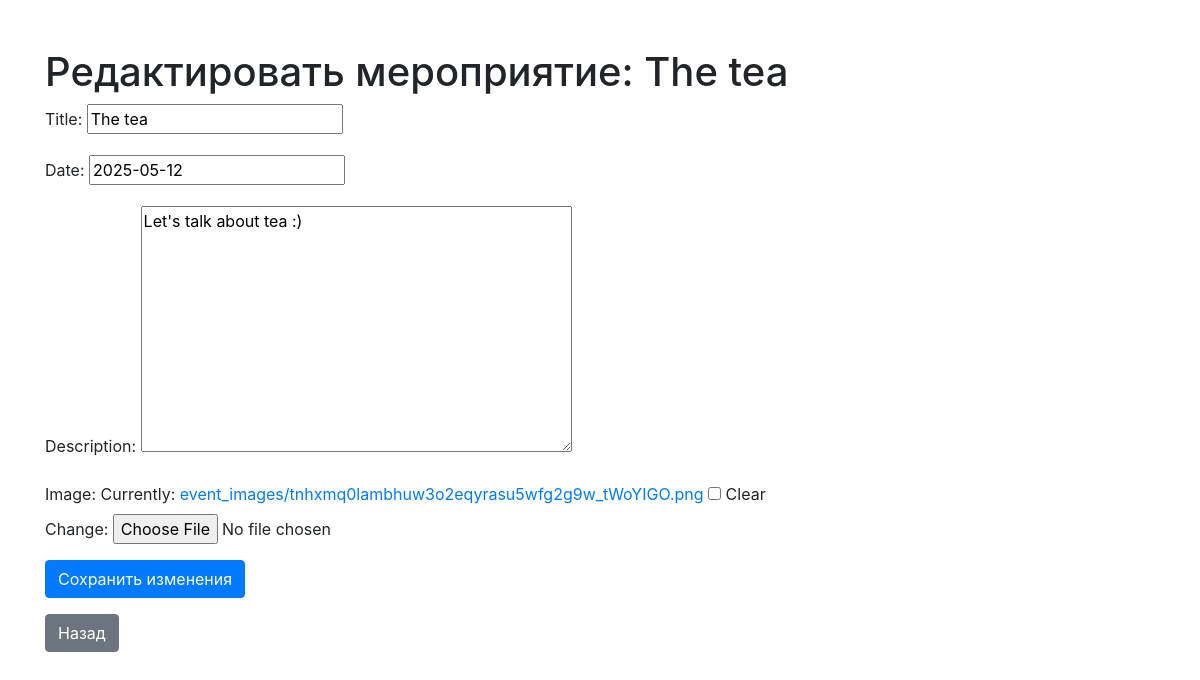
Page /event/6/edit/ (signed in) on the committed database.
### events/models.py (models this page shows, shortened)
class Event(models.Model):
    title = models.CharField(max_length=255)
    description = models.TextField()
    date = models.DateField()
    image = models.ImageField(upload_to='event_images/', blank=True, null=True)
    organizer = models.ForeignKey(User, on_delete=models.CASCADE)
    attendee_count = models.IntegerField(default=0)

### events/views.py (the view)
# urls.py: path('event/<int:event_id>/edit/', edit_event, name='edit_event'),
@login_required
def edit_event(request, event_id):
    event = get_object_or_404(Event, id=event_id)
    if request.method == "POST":
        form = EventForm(request.POST, request.FILES, instance=event)
        if form.is_valid():
            form.save()
            messages.success(request, 'Мероприятие успешно обновлено!')
            return redirect('event_detail', event_id=event.id)
    else:
        form = EventForm(instance=event)
    return render(request, 'edit_event.html', {'form': form, 'event': event})

### events/forms.py
class EventForm(forms.ModelForm):
    class Meta:
        model = Event
        fields = ['title', 'date', 'description', 'image']

### events/templates/edit_event.html (shortened to what this page needs)
<!DOCTYPE html>
<html lang="ru">
<head>
    <link href="https://stackpath.bootstrapcdn.com/bootstrap/4.5.2/css/bootstrap.min.css" rel="stylesheet"/>
</head>
<body>
    <div class="container mt-5">
        <h1>Редактировать мероприятие: {{ event.title }}</h1>
        <form method="post" enctype="multipart/form-data">
            {{ form.as_p }}
            <button type="submit" class="btn btn-primary">Сохранить изменения</button>
        </form>
        <a href="{% url 'event_detail' event.id %}" class="btn btn-secondary mt-3">Назад</a>
    </div>
</body>
</html>

### rows in the picture
Event: title "The tea", date "2025-05-12", description "Let's talk about tea :)"
